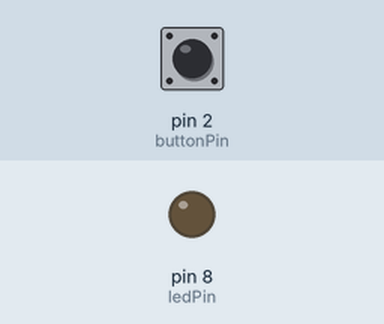
Recording of a sketch running on a simulated Arduino Uno, built with avr-gcc and run on an emulated ATmega328P. Shown: output pins drawn as LEDs (lit = HIGH). The inputs (shaded band) are chosen by the test bench; at power-on: pin 2 (buttonPin) HIGH. What the sketch prints to the serial monitor is not drawn.

Above: at 1.2 s.
1.3 s: pin 2 (buttonPin) pulled LOW for 0.15 s
At 3.0 s:
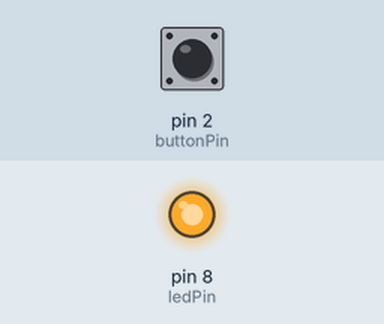
3.3 s: pin 2 (buttonPin) pulled LOW for 1 s
At 5.0 s:
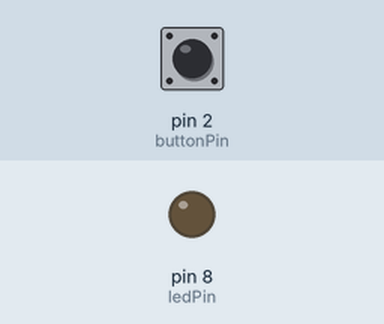
Timing chart, 0 to 6.5 s (numbered marks = the images above; inputs shaded):
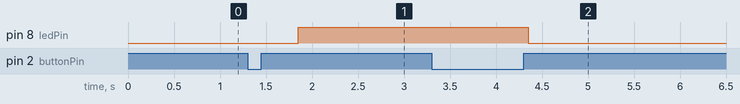

The sketch:

Job09.ino
```cpp
const int buttonPin = 2;
const int ledPin = 8;

enum LedState { OFF, ON, BLINK };
LedState currentState = OFF;

unsigned long pressStartTime = 0;
unsigned long lastClickTime = 0;
unsigned long clickWindowStart = 0;

int lastButtonState = HIGH;
int clickCount = 0;
bool waitingClickSequence = false;

const unsigned long debounceDelay = 50;
const unsigned long clickDelay = 400;
const unsigned long longPressTime = 1000;

bool ledOn = false;
unsigned long lastBlink = 0;
const unsigned long blinkInterval = 500;

void setup() {
  pinMode(buttonPin, INPUT_PULLUP);
  pinMode(ledPin, OUTPUT);
  Serial.begin(9600);
}

void loop() {
  unsigned long now = millis();
  int reading = digitalRead(buttonPin);

  // === GESTION APPUI ===
  if (reading != lastButtonState) {
    delay(debounceDelay); // anti-rebond simple
    if (reading == LOW) {
      pressStartTime = now;
      Serial.println("↓ Pression détectée");
    } else {
      unsigned long pressDuration = now - pressStartTime;
      if (pressDuration >= longPressTime) {
        currentState = OFF;
        clickCount = 0;
        waitingClickSequence = false;
        Serial.println("→ Appui long → OFF");
      } else {
        clickCount++;
        lastClickTime = now;
        if (!waitingClickSequence) {
          waitingClickSequence = true;
          clickWindowStart = now;
        }
        Serial.print("→ Clic #");
        Serial.println(clickCount);
      }
    }
    lastButtonState = reading;
  }

  // === TRAITEMENT SÉQUENCE DE CLICS ===
  if (waitingClickSequence && (now - lastClickTime > clickDelay)) {
    Serial.print("==> Fin de séquence : ");
    Serial.print(clickCount);
    Serial.println(" clic(s)");

    switch (clickCount) {
      case 1:
        currentState = ON;
        break;
      case 2:
        currentState = ON;
        break;
      case 3:
        currentState = BLINK;
        break;
      default:
        currentState = OFF;
        break;
    }

    clickCount = 0;
    waitingClickSequence = false;
  }

  // === COMPORTEMENT LED ===
  switch (currentState) {
    case OFF:
      digitalWrite(ledPin, LOW);
      break;
    case ON:
      digitalWrite(ledPin, HIGH);
      break;
    case BLINK:
      if (now - lastBlink >= blinkInterval) {
        ledOn = !ledOn;
        digitalWrite(ledPin, ledOn ? HIGH : LOW);
        lastBlink = now;
      }
      break;
  }
}
```

Measured:
- after the input at 1.3 s, pin 8 (ledPin): LOW → HIGH after 0.55 s
- after the input at 3.3 s, pin 8 (ledPin): HIGH → LOW after 1.1 s
